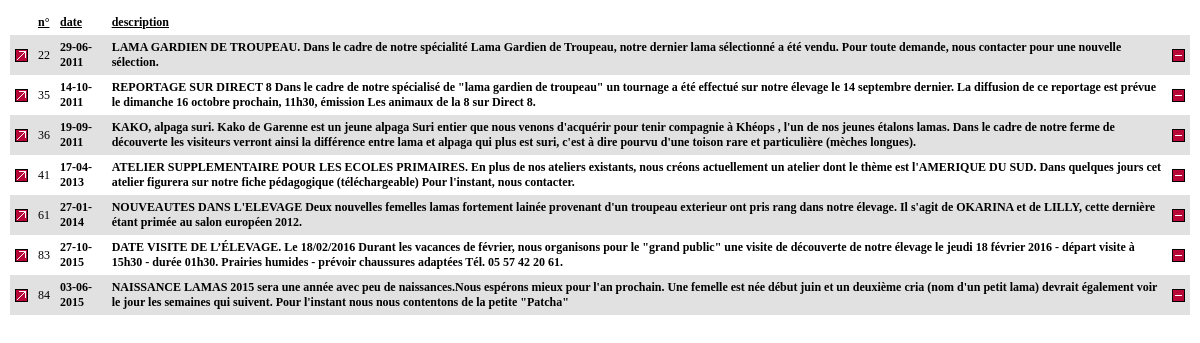
/admin/news_liste.php?ordre=id_news (signed in), run on the app's committed database.
### tables this page shows
CREATE TABLE `news` (
  `id_news` int(11) NOT NULL AUTO_INCREMENT,
  `date_news` datetime NOT NULL,
  `description` text NOT NULL,
  PRIMARY KEY (`id_news`)
);

### admin/_fonctions.php (called while the page is built, shortened)
<?
function format_date_ss_heure($thedate){
	if ($thedate!=0){
		$annee = substr($thedate, 0, 4);
		$mois = substr($thedate, 5, 2);
		$jour = substr($thedate, 8, 2);
		$heure = substr($thedate, 11, 2);
		$minute = substr($thedate, 14, 2);
		$seconde = substr($thedate, 17, 2);
		$ladate=mktime ($heure,$minute,$seconde,$mois,$jour,$annee);
		$ladate=date("d-m-Y ", $ladate);
		return $ladate;
	}else{
		return "&nbsp;";
	}
}
?>

### admin/news_liste.php (the view, shortened to what this page needs)
<? include_once("_fonctions.php"); ?>
<!DOCTYPE HTML PUBLIC "-//W3C//DTD HTML 4.01 Transitional//EN">
<html>
<head>
<link href="../include/styles_admin.css" rel="stylesheet" type="text/css">
</head>
<body id="fond_blanc" leftmargin="0" topmargin="0" bgproperties="fixed" id="fond_rose" onLoad="MM_preloadImages('images/modifier_over.gif','images/supprimer_over.gif','images/chercher_over.gif')" border="0">
<table width="100%" height="100%" border="0" cellpadding="10" cellspacing="0">
  <tr>
  	<?
		$sql = "SELECT * ";
        $sql .= " FROM news ";
		$sql .= " ORDER BY ". $_GET["ordre"];
		$result = mysql_query($sql);
	?>
	<? if (mysql_num_rows($result)>0) {?>
    	<td valign="top">
			<table width="100%" border="0" cellspacing="0" cellpadding="5">
	        <tr align="center" >
				<td class="affichageT" align="left">&nbsp;</td>
	          	<td class="affichageT" align="left"><a class="affichageT" href="news_liste.php?ordre=id_news">n°</a></td>
			  	<td class="affichageT" align="left"><a class="affichageT" href="news_liste.php?ordre=date_news">date</a></td>
				<td class="affichageT" align="left"><a class="affichageT" href="news_liste.php?ordre=description">description</a></td>
			  	<td class="affichageT" align="left">&nbsp;</td>
	        </tr>
			<? while($row=mysql_fetch_array($result)){ ?>
				<?
					if ($cc % 2){
						$class_ch="affichage2";
					}else{
						$class_ch="affichage";
					}
				?>
			<tr align="center"">
			 	<td class="<? echo $class_ch?>" align="left"><a href="news_modif.php?id_news=<? echo $row["id_news"]?>"><img src="modifier_off.gif" alt="" width="13" height="13" border="0"></a></td>
	          	<td class="<? echo $class_ch?>" align="left"><? echo $row["id_news"]?></td>
			  	<td class="<? echo $class_ch?>" align="left"><b><? echo format_date_ss_heure($row["date_news"])?></b></td>
			   	<td class="<? echo $class_ch?>" align="left"><b><? echo $row["description"]?></b></td>
			  	<td class="<? echo $class_ch?>" align="left"><a href="news_suppr.php?id_news=<? echo $row["id_news"]?>" onclick="return confirm('êtes-vous sûr de vouloir supprimer la news <? echo $row["id_news"] ?> ?')"><img src="supprimer_off.gif" alt="" width="13" height="13" border="0"></a></td>
	        </tr>
				<? $cc++ ?>
			<? }?>
	      	</table>
	  </td>
	  <? } else {?>
	  	<td align="center">Pas de news dans la base</td>
	  <? }?>
  </tr>
</table>
</body>
</html>

### include/styles_admin.css (style rules this page uses)
body { text-align : left; font-family : Verdana; font-size : 11px; font-style: normal; font-weight : normal; color : #000000; scrollbar-face-color : #999999; scrollbar-shadow-color : #ffffff; scrollbar-highlight-color : #e1e1e1; scrollbar-3dlight-color : #e1e1e1; scrollbar-darkshadow-color : #e1e1e1; scrollbar-track-color : #e1e1e1; scrollbar-arrow-color : #e1e1e1; }
td.affichage { font-size: 12px; font-weight: normal; color: #000000; background-color: #e1e1e1; text-align: left; }
td.affichage2 { font-size: 12px; font-weight: normal; color: #000000; background-color: #ffffff; text-align: left; }
a.affichageT { font-size: 12px; font-weight: bold; color: #000000; background-color: #ffffff; text-align: left; }
TD.affichageT { font-size: 12px; font-weight: bold; color: #000000; background-color: #ffffff; text-align: left; }
#fond_blanc { background-color: #ffffff; }

### data on the page
news: id_news "22", date_news "29-06-2011", description "LAMA GARDIEN DE TROUPEAU. Dans le cadre de notre spécialité Lama Gardien de Troupeau, notre dernier lama sélectionné a été vendu. Pour toute demande, nous contacter pour une nouvelle sélection."
news: id_news "35", date_news "14-10-2011", description "REPORTAGE SUR DIRECT 8 Dans le cadre de notre spécialisé de \"lama gardien de troupeau\" un tournage a été effectué sur notre élevage le 14 septembre dernier. La diffusion de ce reportage est prévue le dimanche 16 octobre prochain, 11h30, émission Les animaux de la 8 sur Direct 8."
news: id_news "36", date_news "19-09-2011", description "KAKO, alpaga suri. Kako de Garenne est un jeune alpaga Suri entier que nous venons d'acquérir pour tenir compagnie à Khéops , l'un de nos jeunes étalons lamas. Dans le cadre de notre ferme de découverte les visiteurs verront ainsi la différence entre lama et alpaga qui plus est suri, c'est à dire pourvu d'une toison rare et particulière (mèches longues)."
news: id_news "41", date_news "17-04-2013", description "ATELIER SUPPLEMENTAIRE POUR LES ECOLES PRIMAIRES. En plus de nos ateliers existants, nous créons actuellement un atelier dont le thème est l'AMERIQUE DU SUD. Dans quelques jours cet atelier figurera sur notre fiche pédagogique (téléchargeable) Pour l'instant, nous contacter."
news: id_news "61", date_news "27-01-2014", description "NOUVEAUTES DANS L'ELEVAGE Deux nouvelles femelles lamas fortement lainée provenant d'un troupeau exterieur ont pris rang dans notre élevage. Il s'agit de OKARINA et de LILLY, cette dernière étant primée au salon européen 2012."
news: id_news "83", date_news "27-10-2015", description "DATE VISITE DE L’ÉLEVAGE. Le 18/02/2016 Durant les vacances de février, nous organisons pour le \"grand public\" une visite de découverte de notre élevage le jeudi 18 février 2016 - départ visite à 15h30 - durée 01h30. Prairies humides - prévoir chaussures adaptées Tél. 05 57 42 20 61."
news: id_news "84", date_news "03-06-2015", description "NAISSANCE LAMAS 2015 sera une année avec peu de naissances.Nous espérons mieux pour l'an prochain. Une femelle est née début juin et un deuxième cria (nom d'un petit lama) devrait également voir le jour les semaines qui suivent. Pour l'instant nous nous contentons de la petite \"Patcha\""
